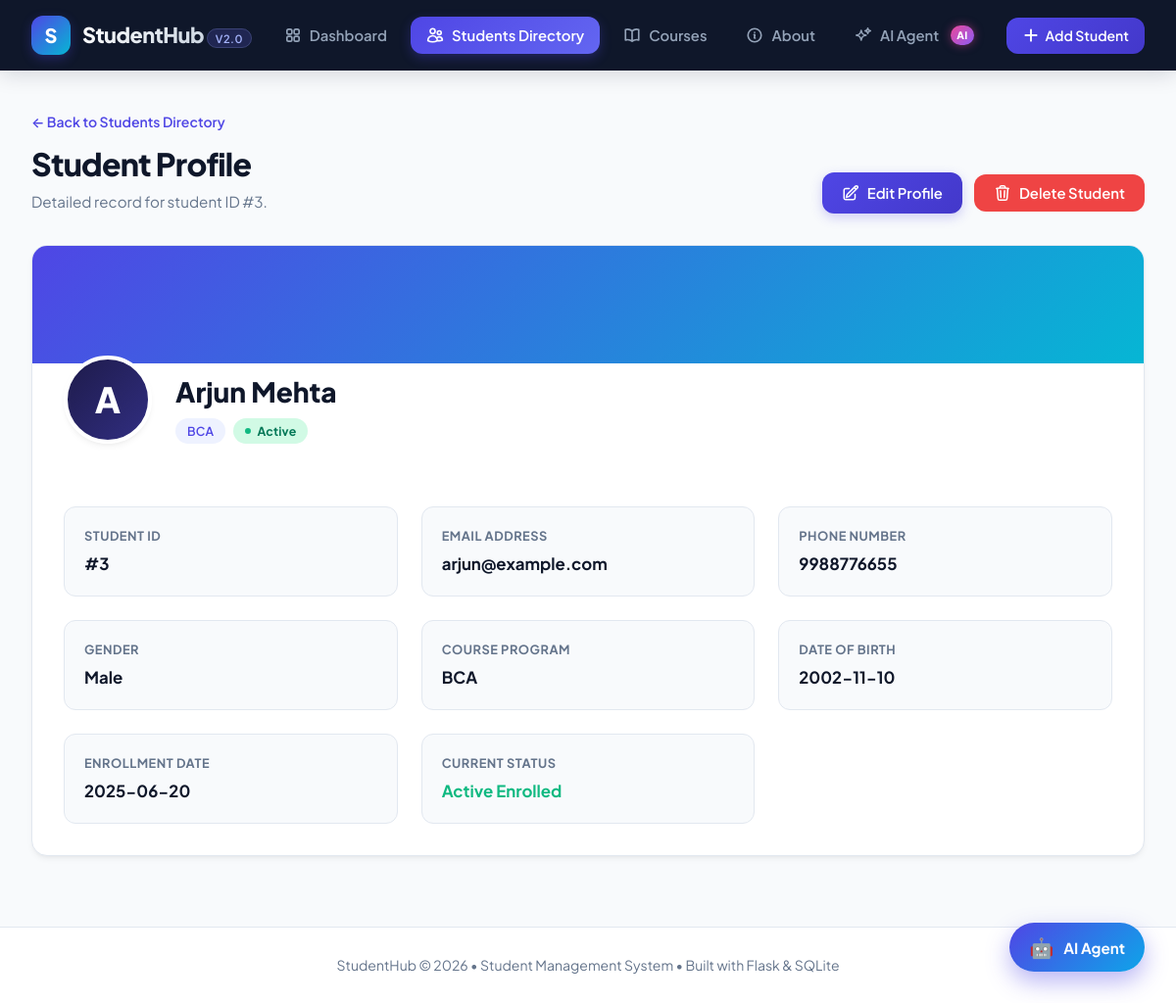
The page /student/3 on the database its author committed.
### tables this page shows
CREATE TABLE students (

    id INTEGER PRIMARY KEY AUTOINCREMENT,

    name TEXT NOT NULL,

    email TEXT NOT NULL UNIQUE,

    phone TEXT,

    gender TEXT,

    course_id INTEGER NOT NULL,

    date_of_birth TEXT,

    enrollment_date TEXT DEFAULT CURRENT_DATE,

    status TEXT NOT NULL DEFAULT 'Active',

    FOREIGN KEY (course_id)
        REFERENCES courses(id)

);

CREATE TABLE courses (

    id INTEGER PRIMARY KEY AUTOINCREMENT,

    name TEXT NOT NULL UNIQUE

);

### app.py (the view, shortened to what this page needs)
@app.route("/student/<int:student_id>")
def student_detail(student_id):
    connection = get_db_connection()
    cursor = connection.cursor()
    cursor.execute("""
        SELECT
            students.id,
            students.name,
            students.email,
            students.phone,
            students.gender,
            students.date_of_birth,
            students.enrollment_date,
            students.status,
            courses.name AS course
        FROM students
        INNER JOIN courses
            ON students.course_id = courses.id
        WHERE students.id = ?
    """, (student_id,))
    student = cursor.fetchone()
    connection.close()
    return render_template(
        "student_detail.html",
        student=student
    )

### database.py (called while the page is built)
def get_db_connection():
    connection = sqlite3.connect(DATABASE)
    connection.row_factory = sqlite3.Row
    connection.execute("PRAGMA foreign_keys = ON")
    return connection

### templates/student_detail.html (shortened to what this page needs)
{% extends "base.html" %}
{% block content %}
<div class="page-header">
    <div class="page-title-group">
        <a href="{{ url_for('students') }}" style="color: var(--primary); text-decoration: none; font-weight: 600; font-size: 0.875rem; display: inline-flex; align-items: center; gap: 4px; margin-bottom: 0.5rem;">
            &larr; Back to Students Directory
        </a>
        <h1>Student Profile</h1>
        <p class="page-subtitle">Detailed record for student ID #{{ student.id }}.</p>
    </div>
    <div class="header-actions">
        <a href="{{ url_for('edit_student', student_id=student.id) }}" class="btn btn-primary">
            Edit Profile
        </a>
        <form
            method="POST"
            action="{{ url_for('delete_student', student_id=student.id) }}"
            class="delete-form"
            data-student-name="{{ student.name }}"
            style="display: inline;"
        >
            <button type="submit" class="btn btn-danger">
                Delete Student
            </button>
        </form>
    </div>
</div>
<div class="profile-card">
    <div class="profile-banner"></div>
    <div class="profile-header-content">
        <div style="display: flex; align-items: flex-end; gap: 1.5rem; flex-wrap: wrap;">
            <div class="profile-avatar-large">
                {{ student.name[0] }}
            </div>
            <div class="profile-main-info">
                <h2>{{ student.name }}</h2>
                <div style="display: flex; gap: 8px; margin-top: 6px;">
                    <span class="badge badge-course">{{ student.course }}</span>
                    {% if student.status == 'Active' %}
                        <span class="badge badge-active">Active</span>
                    {% else %}
                        <span class="badge badge-inactive">Inactive</span>
                    {% endif %}
                </div>
            </div>
        </div>
    </div>
    <div class="details-grid">
        <div class="detail-item">
            <div class="detail-label">Student ID</div>
            <div class="detail-value">#{{ student.id }}</div>
        </div>
        <div class="detail-item">
            <div class="detail-label">Email Address</div>
            <div class="detail-value">{{ student.email }}</div>
        </div>
        <div class="detail-item">
            <div class="detail-label">Phone Number</div>
            <div class="detail-value">{{ student.phone or 'Not Provided' }}</div>
        </div>
        <div class="detail-item">
            <div class="detail-label">Gender</div>
            <div class="detail-value">{{ student.gender or 'Not Specified' }}</div>
        </div>
        <div class="detail-item">
            <div class="detail-label">Course Program</div>
            <div class="detail-value">{{ student.course }}</div>
        </div>
        <div class="detail-item">
            <div class="detail-label">Date of Birth</div>
            <div class="detail-value">{{ student.date_of_birth or 'Not Provided' }}</div>
        </div>
        <div class="detail-item">
            <div class="detail-label">Enrollment Date</div>
            <div class="detail-value">{{ student.enrollment_date or 'N/A' }}</div>
        </div>
        <div class="detail-item">
            <div class="detail-label">Current Status</div>
            <div class="detail-value">
                {% if student.status == 'Active' %}
                    <span style="color: var(--success); font-weight: 700;">Active Enrolled</span>
                {% else %}
                    <span style="color: var(--text-muted); font-weight: 700;">Inactive</span>
                {% endif %}
            </div>
        </div>
    </div>
</div>
{% endblock %}

### static/style.css (style rules this page uses)
:root { --primary: #4f46e5; --primary-hover: #4338ca; --primary-light: #eef2ff; --accent: #06b6d4; --success: #10b981; --success-light: #d1fae5; --warning: #f59e0b; --warning-light: #fef3c7; --danger: #ef4444; --danger-light: #fee2e2; --bg-main: #f8fafc; --bg-card: #ffffff; --bg-nav: #0f172a; --text-main: #0f172a; --text-muted: #64748b; --text-light: #94a3b8; --border-color: #e2e8f0; --radius-sm: 8px; --radius-md: 12px; --radius-lg: 16px; --radius-full: 9999px; --shadow-sm: 0 1px 2px 0 rgba(0, 0, 0, 0.05); --shadow-md: 0 4px 6px -1px rgba(0, 0, 0, 0.05), 0 2px 4px -2px rgba(0, 0, 0, 0.05); --shadow-lg: 0 10px 25px -5px rgba(0, 0, 0, 0.08), 0 8px 10px -6px rgba(0, 0, 0, 0.04); --shadow-glow: 0 0 20px rgba(79, 70, 229, 0.15); --transition: all 0.25s cubic-bezier(0.4, 0, 0.2, 1); }
* { margin: 0; padding: 0; box-sizing: border-box; font-family: 'Plus Jakarta Sans', -apple-system, BlinkMacSystemFont, sans-serif; }
body { background-color: var(--bg-main); color: var(--text-main); min-height: 100vh; display: flex; flex-direction: column; line-height: 1.5; -webkit-font-smoothing: antialiased; }
.page-header { display: flex; justify-content: space-between; align-items: flex-end; margin-bottom: 2rem; flex-wrap: wrap; gap: 1rem; }
.page-title-group h1 { font-size: 2rem; font-weight: 800; color: var(--text-main); letter-spacing: -0.75px; margin-bottom: 0.25rem; }
.page-subtitle { color: var(--text-muted); font-size: 0.95rem; }
.header-actions { display: flex; gap: 12px; align-items: center; }
.badge { display: inline-flex; align-items: center; gap: 6px; padding: 4px 12px; border-radius: var(--radius-full); font-size: 0.775rem; font-weight: 700; letter-spacing: 0.2px; }
.badge-active { background-color: var(--success-light); color: #047857; }
.badge-active::before { content: ''; display: inline-block; width: 6px; height: 6px; border-radius: 50%; background-color: #10b981; }
.badge-course { background-color: var(--primary-light); color: var(--primary); font-weight: 600; }
.btn { display: inline-flex; align-items: center; justify-content: center; gap: 8px; padding: 10px 20px; border-radius: var(--radius-md); font-weight: 600; font-size: 0.925rem; text-decoration: none; border: none; cursor: pointer; transition: var(--transition); }
.btn-primary { background: linear-gradient(135deg, var(--primary), var(--primary-hover)); color: white; box-shadow: 0 4px 12px rgba(79, 70, 229, 0.25); }
.btn-danger { background-color: var(--danger); color: white; }
.profile-card { background: var(--bg-card); border-radius: var(--radius-lg); border: 1px solid var(--border-color); box-shadow: var(--shadow-md); overflow: hidden; margin-bottom: 2rem; }
.profile-banner { height: 120px; background: linear-gradient(135deg, #4f46e5 0%, #06b6d4 100%); position: relative; }
.profile-header-content { padding: 0 2rem 2rem 2rem; position: relative; display: flex; justify-content: space-between; align-items: flex-end; flex-wrap: wrap; gap: 1rem; }
.profile-avatar-large { width: 90px; height: 90px; border-radius: var(--radius-full); background: linear-gradient(135deg, #1e1b4b, #312e81); color: white; font-weight: 800; font-size: 2.25rem; display: flex; align-items: center; justify-content: center; border: 4px solid white; box-shadow: var(--shadow-md); margin-top: -45px; }
.profile-main-info h2 { font-size: 1.75rem; font-weight: 800; color: var(--text-main); margin-top: 0.5rem; }
.details-grid { display: grid; grid-template-columns: repeat(auto-fit, minmax(280px, 1fr)); gap: 1.5rem; padding: 2rem; }
.detail-item { background: var(--bg-main); padding: 1.25rem; border-radius: var(--radius-md); border: 1px solid var(--border-color); }
.detail-label { font-size: 0.8rem; font-weight: 700; text-transform: uppercase; letter-spacing: 0.5px; color: var(--text-muted); margin-bottom: 0.35rem; }
.detail-value { font-size: 1.05rem; font-weight: 700; color: var(--text-main); }

### rows shown on the page
students: id "3", name "A", name "Arjun Mehta", email "arjun@example.com", phone "9988776655", gender "Male", date_of_birth "2002-11-10", enrollment_date "2025-06-20"
courses: course "BCA"
